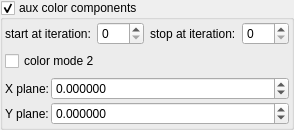
    <widget class="MyGroupBox" name="groupCheck_fold_color_aux_color_enabled_false">
     <property name="title">
      <string>aux color components</string>
     </property>
     <property name="checkable">
      <bool>true</bool>
     </property>
     <layout class="QVBoxLayout" name="verticalLayout_10">
      <property name="leftMargin">
       <number>2</number>
      </property>
      <property name="topMargin">
       <number>2</number>
      </property>
      <property name="rightMargin">
       <number>2</number>
      </property>
      <property name="bottomMargin">
       <number>2</number>
      </property>
      <item>
       <layout class="QHBoxLayout" name="horizontalLayout_19" stretch="0,1,0,1">
        <item>
         <widget class="QLabel" name="label_100">
          <property name="text">
           <string>start at iteration:</string>
          </property>
         </widget>
        </item>
        <item>
         <widget class="MySpinBox" name="spinboxInt_fold_color_start_iterations_A">
          <property name="sizePolicy">
           <sizepolicy hsizetype="Minimum" vsizetype="Maximum">
            <horstretch>0</horstretch>
            <verstretch>0</verstretch>
           </sizepolicy>
          </property>
          <property name="minimum">
           <number>0</number>
          </property>
          <property name="maximum">
           <number>999</number>
          </property>
          <property name="value">
           <number>0</number>
          </property>
         </widget>
        </item>
        <item>
         <widget class="QLabel" name="label_72">
          <property name="text">
           <string>stop at iteration:</string>
          </property>
         </widget>
        </item>
        <item>
         <widget class="MySpinBox" name="spinboxInt_fold_color_stop_iterations_A">
          <property name="sizePolicy">
           <sizepolicy hsizetype="Preferred" vsizetype="Maximum">
            <horstretch>0</horstretch>
            <verstretch>0</verstretch>
           </sizepolicy>
          </property>
          <property name="maximum">
           <number>999</number>
          </property>
         </widget>
        </item>
       </layout>
      </item>
      <item>
       <widget class="MyCheckBox" name="checkBox_fold_color_aux_color_enabledA_false">
        <property name="text">
         <string>color mode 2</string>
        </property>
       </widget>
      </item>
      <item>
       <layout class="QGridLayout" name="gridLayout_31" columnstretch="0,1">
        <property name="spacing">
         <number>2</number>
        </property>
        <item row="0" column="1">
         <widget class="MyDoubleSpinBox" name="spinbox4_fold_color_difs_0000_x">
          <property name="sizePolicy">
           <sizepolicy hsizetype="Minimum" vsizetype="Maximum">
            <horstretch>0</horstretch>
            <verstretch>0</verstretch>
           </sizepolicy>
          </property>
          <property name="prefix">
           <string/>
          </property>
          <property name="suffix">
           <string/>
          </property>
          <property name="decimals">
           <number>6</number>
          </property>
          <property name="minimum">
           <double>-99.998999999999995</double>
          </property>
          <property name="maximum">
           <double>99.998999999999995</double>
          </property>
          <property name="singleStep">
           <double>0.010000000000000</double>
          </property>
         </widget>
        </item>
        <item row="1" column="0">
         <widget class="QLabel" name="label_43">
          <property name="text">
           <string>Y plane:</string>
          </property>
         </widget>
        </item>
        <item row="1" column="1">
         <widget class="MyDoubleSpinBox" name="spinbox4_fold_color_difs_0000_y">
          <property name="sizePolicy">
           <sizepolicy hsizetype="Minimum" vsizetype="Maximum">
            <horstretch>0</horstretch>
            <verstretch>0</verstretch>
           </sizepolicy>
          </property>
          <property name="prefix">
           <string/>
          </property>
          <property name="suffix">
           <string/>
          </property>
          <property name="decimals">
           <number>6</number>
          </property>
          <property name="minimum">
           <double>-99.998999999999995</double>
          </property>
          <property name="maximum">
           <double>99.998999999999995</double>
          </property>
          <property name="singleStep">
           <double>0.010000000000000</double>
          </property>
         </widget>
        </item>
        <item row="0" column="0">
         <widget class="QLabel" name="label_37">
          <property name="text">
           <string>X plane:</string>
          </property>
         </widget>
        </item>
       </layout>
      </item>
     </layout>
    </widget>
